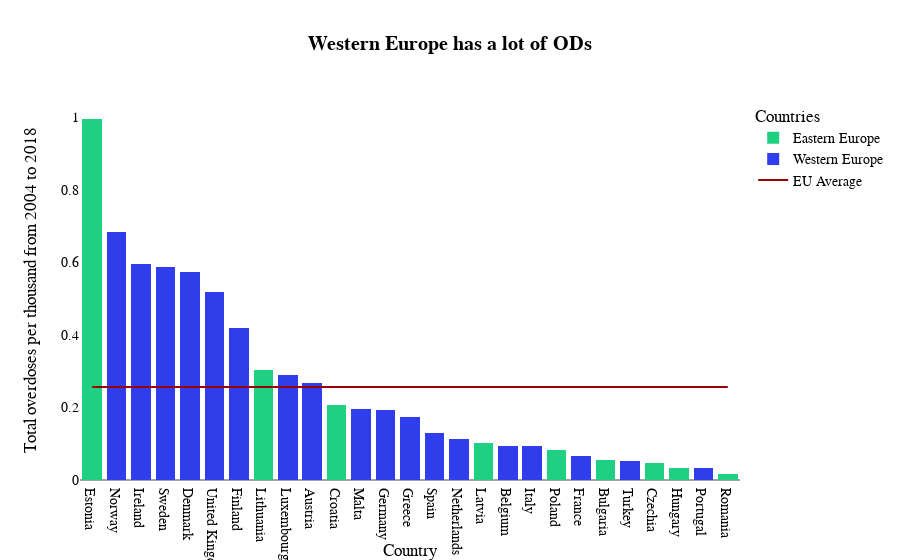

Notebook code cell kept with this figure:
### Markdown cell above
### 2.2.4 Overdoses
In order to categorize the overdoses, we split the countries into "eastern" and "western" Europe. Afterwards, we can calculate the overdoses per thousand inhabitants, giving us a quick overview of the total ODs within from 2004 and 2018. 

It is clear to see that a small list of countries account for a huge part of the total overdoses.

### Code cell
od_pm = od_df.loc[(od_df.Drug=="total") & (od_df.Year > 2004) & (2018 > od_df.Year)].merge(pop_df)
od_pm["od_pm"] = od_pm.Overdose / od_pm.Population * 1000

od_total = od_pm.groupby(["Country"], as_index=False).agg("sum")
od_total = pd.read_excel("eastern.xlsx").merge(od_total, on="Country").sort_values("od_pm", ascending=False)
west = od_total[od_total.West==True]
east = od_total[od_total.West==False]

od_fig_2 = go.Figure()
od_fig_2.add_trace(go.Scatter(x = od_total.Country, y = [od_total.od_pm.mean()]*len(od_total), name="EU Average", mode="lines"))
od_fig_2.add_trace(go.Bar(x = west.Country, y = west.od_pm, name="Western Europe"))
od_fig_2.add_trace(go.Bar(x = east.Country, y = east.od_pm, name="Eastern Europe"))
od_fig_2.update_layout(barmode='stack', xaxis={'categoryorder':'total descending'})

layout_figure(od_fig_2, "Western Europe has a lot of ODs", "Country", "Total overdoses per thousand from 2004 to 2018", "Categories")

### Figure 1 — Plotly figure (JSON) as saved in the notebook; plotly's stock layout.template omitted (floating-point values rounded to 4 significant figures)
{"data": [{"mode": "lines", "name": "EU Average", "type": "scatter", "x": ["Estonia", "Norway", "Ireland", "Sweden", "Denmark", "United Kingdom", "Finland", "Lithuania", "Luxembourg", "Austria", "Croatia", "Malta", "Germany", "Greece", "Spain", "Netherlands", "Latvia", "Belgium", "Italy", "Poland", "France", "Bulgaria", "Turkey", "Czechia", "Hungary", "Portugal", "Romania"], "y": [0.2564, 0.2564, 0.2564, 0.2564, 0.2564, 0.2564, 0.2564, 0.2564, 0.2564, 0.2564, 0.2564, 0.2564, 0.2564, 0.2564, 0.2564, 0.2564, 0.2564, 0.2564, 0.2564, 0.2564, 0.2564, 0.2564, 0.2564, 0.2564, 0.2564, 0.2564, 0.2564]}, {"name": "Western Europe", "type": "bar", "x": ["Norway", "Ireland", "Sweden", "Denmark", "United Kingdom", "Finland", "Luxembourg", "Austria", "Malta", "Germany", "Greece", "Spain", "Netherlands", "Belgium", "Italy", "France", "Turkey", "Portugal"], "y": [0.6839, 0.596, 0.5883, 0.5749, 0.5193, 0.4179, 0.2903, 0.267, 0.1951, 0.1936, 0.1747, 0.1306, 0.1121, 0.09407, 0.09247, 0.0649, 0.05279, 0.03201]}, {"name": "Eastern Europe", "type": "bar", "x": ["Estonia", "Lithuania", "Croatia", "Latvia", "Poland", "Bulgaria", "Czechia", "Hungary", "Romania"], "y": [0.9956, 0.3023, 0.2067, 0.1025, 0.08395, 0.05611, 0.04569, 0.03338, 0.01662]}], "layout": {"barmode": "stack", "font": {"color": "Black", "family": "Segoe UI", "size": 14}, "legend": {"title": {"text": "Countries"}}, "plot_bgcolor": "white", "title": {"text": "<b>Western Europe has a lot of ODs</b>", "x": 0.5}, "xaxis": {"categoryorder": "total descending", "showgrid": false, "title": {"text": "Country"}}, "yaxis": {"showgrid": false, "title": {"text": "Total overdoses per thousand from 2004 to 2018"}}}}
